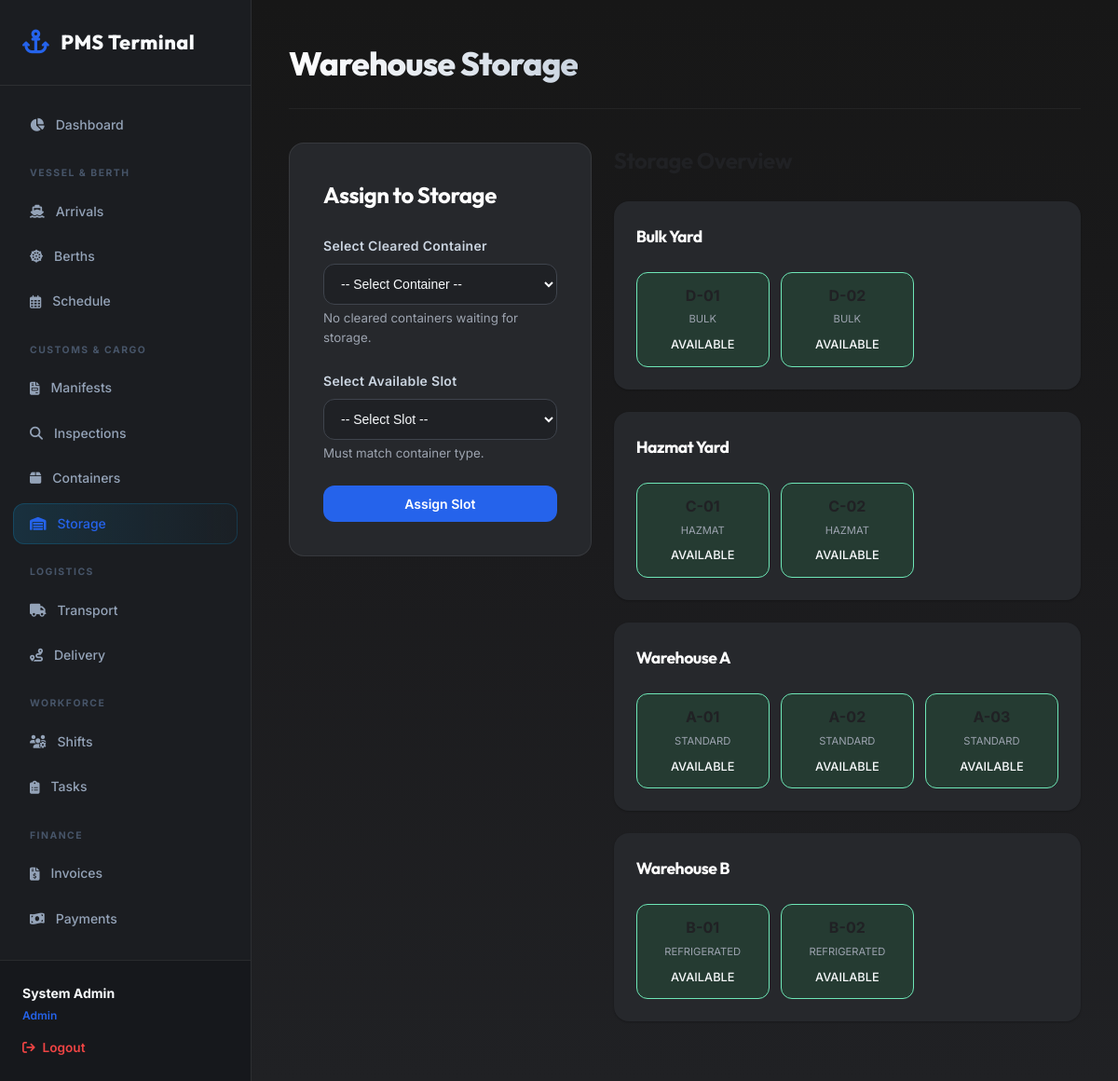
/modules/cargo/storage.php (signed in), run on the app's committed database.
### tables this page shows
CREATE TABLE IF NOT EXISTS storage_locations (
    id         INT PRIMARY KEY AUTO_INCREMENT,
    slot_code  VARCHAR(50) NOT NULL UNIQUE,
    zone       VARCHAR(100),
    slot_type  ENUM('standard','refrigerated','hazmat','bulk') NOT NULL,
    status     ENUM('available','occupied') DEFAULT 'available'
);

### modules/cargo/storage.php (the view, shortened to what this page needs)
<?php
require_once __DIR__ . '/../../config/db.php';
$cleared_containers = $pdo->query("SELECT id, container_code, container_type FROM containers WHERE status = 'cleared' ORDER BY created_at ASC")->fetchAll();
$storage_locations = $pdo->query("SELECT * FROM storage_locations ORDER BY zone, slot_code")->fetchAll();
$occupied_slots = [];
?>
<!DOCTYPE html>
<html lang="en">
<head>
    <link rel="stylesheet" href="<?= BASE_URL ?>/assets/css/main.css">
    <link rel="stylesheet" href="https://cdnjs.cloudflare.com/ajax/libs/font-awesome/6.4.0/css/all.min.css">
</head>
<body>
    <?php include __DIR__ . '/../../includes/nav.php'; ?>
    <main class="main-content">
        <header class="page-header">
            <h1 class="page-title">Warehouse Storage</h1>
        </header>
        <div style="display: flex; gap: 24px; align-items: flex-start; flex-wrap: wrap;">
            <div class="form-card" style="flex: 1; min-width: 300px; margin: 0; position: sticky; top: 40px;">
                <h2 style="margin-top: 0; margin-bottom: 24px;">Assign to Storage</h2>
                <form method="post" action="<?= BASE_URL ?>/modules/cargo/storage.php">
                    <div class="form-group">
                        <label class="form-label">Select Cleared Container</label>
                        <select name="container_id" class="form-control" required>
                            <option value="">-- Select Container --</option>
                        </select>
                        <?php if (empty($cleared_containers)): ?>
                            <small style="color: var(--text-muted); display: block; margin-top: 4px;">No cleared containers waiting for storage.</small>
                        <?php endif; ?>
                    </div>
                    <div class="form-group">
                        <label class="form-label">Select Available Slot</label>
                        <select name="location_id" class="form-control" required>
                            <option value="">-- Select Slot --</option>
                        </select>
                        <small style="color: var(--text-muted); display: block; margin-top: 4px;">Must match container type.</small>
                    </div>
                    <button type="submit" class="btn btn-primary" style="width: 100%;" <?= empty($cleared_containers) ? 'disabled' : '' ?>>Assign Slot</button>
                </form>
            </div>
            <div style="flex: 2; min-width: 400px;">
                <h2 style="margin-top: 0; margin-bottom: 24px; color: var(--primary);">Storage Overview</h2>
                <?php
                $zones = [];
                foreach ($storage_locations as $loc) {
                    $zones[$loc['zone']][] = $loc;
                }
                ?>
                <?php foreach ($zones as $zone_name => $locations): ?>
                    <div style="background: var(--surface); border: 1px solid var(--border); border-radius: var(--radius-lg); padding: 24px; margin-bottom: 24px; box-shadow: var(--shadow-sm);">
                        <h3 style="margin-top: 0; margin-bottom: 16px; font-size: 1.1rem; border-bottom: 1px solid var(--border); padding-bottom: 8px;"><?= htmlspecialchars($zone_name) ?></h3>
                        <div style="display: grid; grid-template-columns: repeat(auto-fill, minmax(140px, 1fr)); gap: 12px;">
                            <?php foreach ($locations as $loc): ?>
                                <?php
                                    $is_occupied = $loc['status'] === 'occupied';
                                    $bg_color = $is_occupied ? 'var(--warning-bg)' : 'var(--success-bg)';
                                    $border_color = $is_occupied ? '#fcd34d' : '#6ee7b7';
                                ?>
                                <div style="background: <?= $bg_color ?>; border: 1px solid <?= $border_color ?>; border-radius: var(--radius-md); padding: 12px; text-align: center; position: relative; overflow: hidden;">
                                    <div style="font-weight: 700; color: var(--primary); margin-bottom: 4px;"><?= htmlspecialchars($loc['slot_code']) ?></div>
                                    <div style="font-size: 0.7rem; color: var(--text-muted); text-transform: uppercase; margin-bottom: 8px;"><?= htmlspecialchars($loc['slot_type']) ?></div>
                                    <?php if ($is_occupied && isset($occupied_slots[$loc['id']])): ?>
                                        <div style="background: rgba(255,255,255,0.7); padding: 4px; border-radius: 4px; font-size: 0.8rem; font-weight: 600;">
                                            <?= htmlspecialchars($occupied_slots[$loc['id']]['container_code']) ?>
                                        </div>
                                    <?php else: ?>
                                        <div style="color: var(--success-text); font-size: 0.8rem; font-weight: 500;">AVAILABLE</div>
                                    <?php endif; ?>
                                </div>
                            <?php endforeach; ?>
                        </div>
                    </div>
                <?php endforeach; ?>
            </div>
        </div>
    </main>
</body>
</html>

### includes/nav.php (shortened to what this page needs)
<?php
$user_role = $_SESSION['role'] ?? '';
$user_name = $_SESSION['name'] ?? '';
$current_page = $_SERVER['PHP_SELF'];
?>
<aside class="sidebar">
    <div class="sidebar-header">
        <i class="fa-solid fa-anchor"></i>
        <span>PMS Terminal</span>
    </div>
    <nav class="sidebar-nav">
        <a href="<?= BASE_URL ?>/dashboard.php" class="<?= $current_page === '/dashboard.php' ? 'active' : '' ?>"><i class="fa-solid fa-chart-pie"></i> Dashboard</a>
        <?php if (in_array($user_role, ['admin', 'harbor_master'])): ?>
            <div class="nav-section-label">Vessel & Berth</div>
            <a href="<?= BASE_URL ?>/modules/vessel/arrivals.php" class="<?= strpos($current_page, '/vessel/arrivals.php') !== false ? 'active' : '' ?>"><i class="fa-solid fa-ship"></i> Arrivals</a>
            <a href="<?= BASE_URL ?>/modules/vessel/berths.php" class="<?= strpos($current_page, '/vessel/berths.php') !== false ? 'active' : '' ?>"><i class="fa-solid fa-dharmachakra"></i> Berths</a>
        <?php endif; ?>
        <?php if (in_array($user_role, ['admin', 'harbor_master', 'operations', 'finance'])): ?>
            <a href="<?= BASE_URL ?>/modules/vessel/schedule.php" class="<?= strpos($current_page, '/vessel/schedule.php') !== false ? 'active' : '' ?>"><i class="fa-regular fa-calendar-days"></i> Schedule</a>
        <?php endif; ?>
        <?php if (in_array($user_role, ['admin', 'operations'])): ?>
            <div class="nav-section-label">Customs & Cargo</div>
            <a href="<?= BASE_URL ?>/modules/customs/manifests.php" class="<?= strpos($current_page, '/customs/manifests.php') !== false ? 'active' : '' ?>"><i class="fa-solid fa-file-invoice"></i> Manifests</a>
            <a href="<?= BASE_URL ?>/modules/customs/inspections.php" class="<?= strpos($current_page, '/customs/inspections.php') !== false ? 'active' : '' ?>"><i class="fa-solid fa-magnifying-glass"></i> Inspections</a>
            <a href="<?= BASE_URL ?>/modules/cargo/containers.php" class="<?= strpos($current_page, '/cargo/containers.php') !== false ? 'active' : '' ?>"><i class="fa-solid fa-box"></i> Containers</a>
            <a href="<?= BASE_URL ?>/modules/cargo/storage.php" class="<?= strpos($current_page, '/cargo/storage.php') !== false ? 'active' : '' ?>"><i class="fa-solid fa-warehouse"></i> Storage</a>
            <div class="nav-section-label">Logistics</div>
            <a href="<?= BASE_URL ?>/modules/logistics/transport.php" class="<?= strpos($current_page, '/logistics/transport.php') !== false ? 'active' : '' ?>"><i class="fa-solid fa-truck"></i> Transport</a>
            <a href="<?= BASE_URL ?>/modules/logistics/delivery.php" class="<?= strpos($current_page, '/logistics/delivery.php') !== false ? 'active' : '' ?>"><i class="fa-solid fa-route"></i> Delivery</a>
        <?php endif; ?>
        <?php if (in_array($user_role, ['admin', 'finance'])): ?>
            <div class="nav-section-label">Workforce</div>
            <a href="<?= BASE_URL ?>/modules/workforce/shifts.php" class="<?= strpos($current_page, '/workforce/shifts.php') !== false ? 'active' : '' ?>"><i class="fa-solid fa-users-gear"></i> Shifts</a>
            <a href="<?= BASE_URL ?>/modules/workforce/tasks.php" class="<?= strpos($current_page, '/workforce/tasks.php') !== false ? 'active' : '' ?>"><i class="fa-solid fa-clipboard-list"></i> Tasks</a>
            <div class="nav-section-label">Finance</div>
            <a href="<?= BASE_URL ?>/modules/finance/invoices.php" class="<?= strpos($current_page, '/finance/invoices.php') !== false ? 'active' : '' ?>"><i class="fa-solid fa-file-invoice-dollar"></i> Invoices</a>
            <a href="<?= BASE_URL ?>/modules/finance/payments.php" class="<?= strpos($current_page, '/finance/payments.php') !== false ? 'active' : '' ?>"><i class="fa-solid fa-money-bill-wave"></i> Payments</a>
        <?php endif; ?>
        <?php if ($user_role === 'admin'): ?>
            <div class="nav-section-label">Administration</div>
        <?php endif; ?>
    </nav>
    <div class="sidebar-footer">
        <div class="user-info">
            <strong><?= htmlspecialchars($user_name) ?></strong><br>
            <span style="font-size:0.75rem;color:var(--accent);font-weight:600;">
                <?= htmlspecialchars(ucwords(str_replace('_', ' ', $user_role))) ?>
            </span>
        </div>
        <a href="<?= BASE_URL ?>/logout.php" class="logout-btn" data-confirm="Are you sure you want to log out?"><i class="fa-solid fa-arrow-right-from-bracket"></i> Logout</a>
    </div>
</aside>

### data on the page
storage_locations: slot_type "BULK", status "AVAILABLE"
storage_locations: slot_type "BULK", status "AVAILABLE"
storage_locations: slot_type "HAZMAT", status "AVAILABLE"
storage_locations: slot_type "HAZMAT", status "AVAILABLE"
storage_locations: slot_type "STANDARD", status "AVAILABLE"
storage_locations: slot_type "STANDARD", status "AVAILABLE"
storage_locations: slot_type "STANDARD", status "AVAILABLE"
storage_locations: slot_type "REFRIGERATED", status "AVAILABLE"
storage_locations: slot_type "REFRIGERATED", status "AVAILABLE"

### other printed values
$user_name "System Admin"
str_replace('_', ' ', $user_role) "Admin"
$zone_name "Bulk Yard"
$zone_name "Hazmat Yard"
$zone_name "Warehouse A"
$zone_name "Warehouse B"
